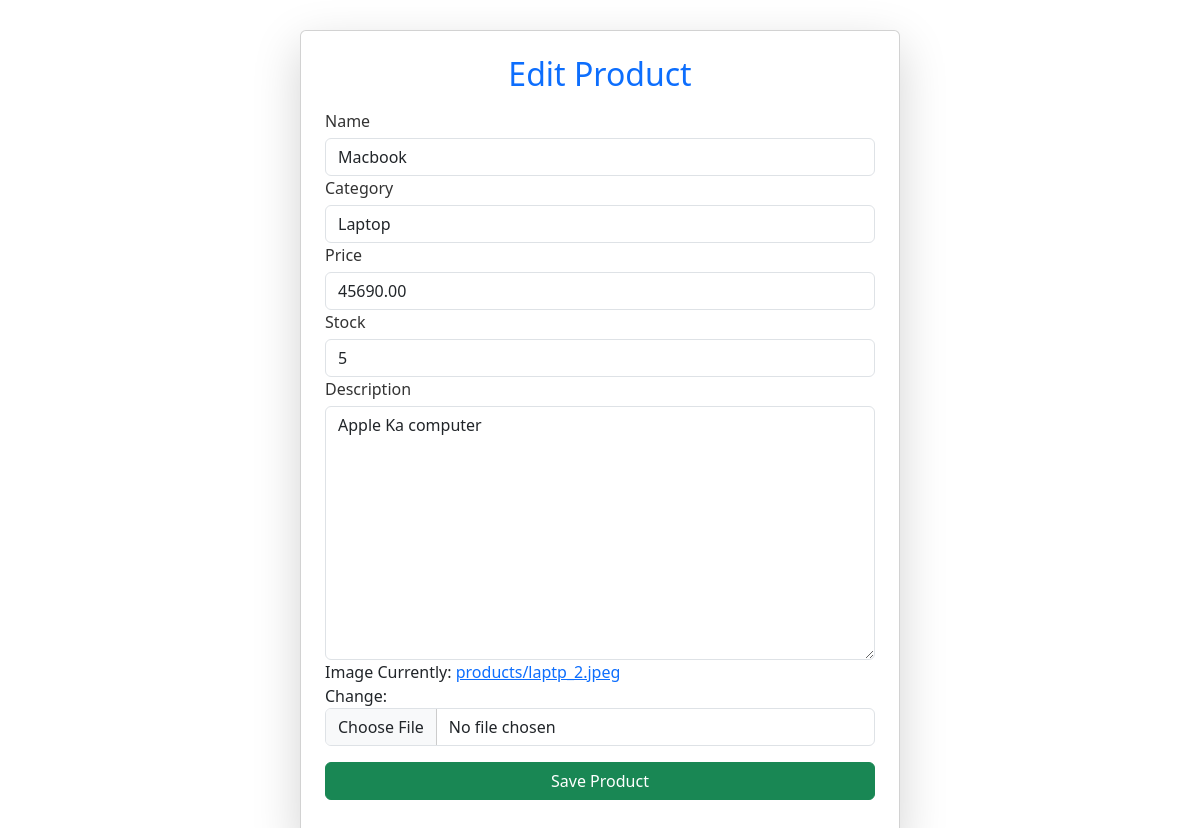
Page /4/edit/ on the committed database.
### inventory/models.py (models this page shows, shortened)
class Product(models.Model):
    CATEGORY_CHOICES = [
        ('Mobile', 'Mobile'),
        ('Laptop', 'Laptop'),
        ('Smartwatch', 'Smartwatch'),
    ]
    name = models.CharField(max_length=255)
    category = models.CharField(max_length=50, choices=CATEGORY_CHOICES)
    price = models.DecimalField(max_digits=10, decimal_places=2)
    stock = models.PositiveIntegerField()
    description = models.TextField(max_length=75)
    image = models.ImageField(upload_to='products/', default='default.jpg')

### inventory/views.py (the view)
# urls.py: path('<int:pk>/edit/', views.product_update, name='product_update'),
def product_update(request, pk):
    product = get_object_or_404(Product, pk=pk)
    if request.method == "POST":
        form = ProductForm(request.POST, request.FILES, instance=product)
        if form.is_valid():
            form.save()
            return redirect("product_list")
    else:
        form = ProductForm(instance=product)
    products = Product.objects.all()
    category_stock = defaultdict(int)
    for prod in products:
        category_stock[prod.category] += prod.stock
    return render(request, "inventory/product_form.html", {
        "form": form,
        "category_stock": dict(category_stock),
    })

### inventory/forms.py
class ProductForm(forms.ModelForm):
    category = forms.ModelChoiceField(
        queryset=Product.objects.values_list('category', flat=True).distinct(),
        empty_label="Select",
        widget=forms.Select(attrs={'class': 'form-control'})
    )
    class Meta:
        model = Product
        fields = ['name', 'category', 'price', 'stock', 'description', 'image']

### inventory/templates/inventory/product_form.html (shortened to what this page needs)
{% extends 'inventory/base.html' %}
{% load widget_tweaks %}
{% load static%}
{% block content %}
<link rel="stylesheet" href="{% static 'css/style_product_form.css' %}">
<link rel="stylesheet" href="{% static 'css/style_prod_detail.css' %}">
<div class="d-flex">
    <div class="card shadow-lg p-4 animated fadeIn">
        <h2 class="text-center text-primary">{% if form.instance.pk %}Edit{% else %}Add{% endif %} Product</h2>
        <form method="post" enctype="multipart/form-data" class="mt-2">
            <div class="form-group">
                <label>{{ form.name.label }}</label>
                {{ form.name|add_class:"form-control" }}
            </div>
            <div class="form-group">
                <label>{{ form.category.label }}</label>
                {{ form.category}}
            </div>
            <div class="form-group">
                <label>{{ form.price.label }}</label>
                {{ form.price|add_class:"form-control" }}
            </div>
            <div class="form-group">
                <label>{{ form.stock.label }}</label>
                {{ form.stock|add_class:"form-control" }}
            </div>
            <div class="form-group">
                <label>{{ form.description.label }}</label>
                {{ form.description|add_class:"form-control" }}
            </div class="form-group">
            <label>{{ form.image.label }}</label>
                {{ form.image|add_class:"form-control" }}
            <button type="submit" class="btn btn-success btn-block mt-3">Save Product</button>
        </form>
    </div>
</div>
{% endblock %}

### inventory/static/css/style_product_form.css (style rules this page uses)
.d-flex { display: flex; justify-content: center; align-items: flex-start; min-height: 100vh; margin-top: 30px; }
.card { background: #ffffff; border-radius: 10px; box-shadow: 0 10px 30px #0000001a; width: 600px; padding: 30px; text-align: center; }
h2 { font-size: 24px; font-weight: 600; color: #007bff; margin-bottom: 20px; }
form { text-align: left; }
.form-group label { font-weight: 500; color: #333; margin-bottom: 5px; }
.form-control { padding: 10px; border: 1px solid #ccc; border-radius: 5px; font-size: 16px; transition: 0.3s ease-in-out; }
.btn-success { background: #28a745; border: none; padding: 12px; width: 100%; border-radius: 5px; font-size: 18px; font-weight: bold; transition: 0.3s ease-in-out; }
.animated { opacity: 0; transform: translateY(-10px); transition: opacity 0.5s ease-in-out, transform 0.5s ease-in-out; }
.animated.fadeIn { opacity: 1; transform: translateY(0); }

### inventory/static/css/style_prod_detail.css (style rules this page uses)
h2 { font-weight: bold; color: #343a40; }
.card { border-radius: 10px; box-shadow: 0 4px 8px rgba(0, 0, 0, 0.1); }

### inventory/static/css/styles.css (style rules this page uses)
.btn { transition: 0.3s; }

### rows in the picture
Product: name "Macbook", category "Laptop", price "45690.00", stock "5", description "Apple Ka computer"
